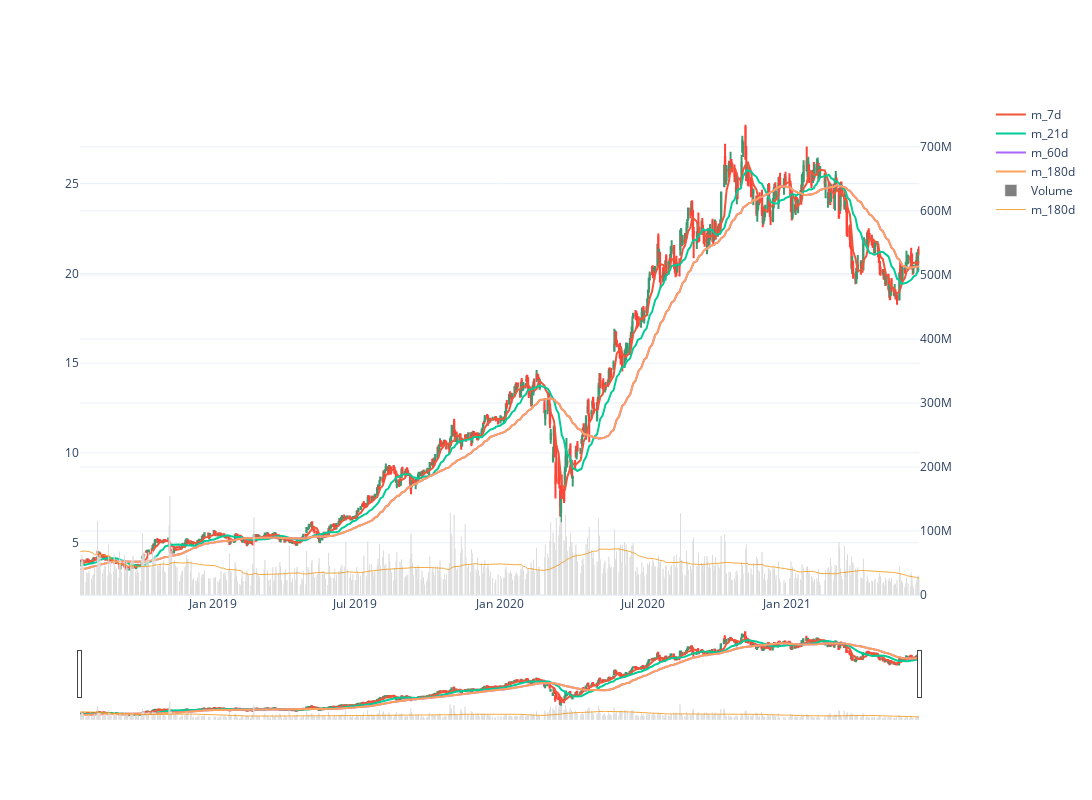

The notebook cell this image was saved under:
### Code cell
plotCandleStick(hist, ticker_code, ['m_7d', 'm_21d', 'm_60d', 'm_180d'])

### Figure 1 — Plotly figure (JSON) as saved in the notebook; plotly's stock layout.template omitted (floating-point values rounded to 4 significant figures; data arrays with more than 128 entries replaced by an {"elided": "..."} marker saying what was removed)
{"data": [{"close": {"elided": "720 float values"}, "high": {"elided": "720 float values"}, "low": {"elided": "720 float values"}, "name": "MGLU3.SA", "open": {"elided": "720 float values"}, "showlegend": false, "type": "candlestick", "x": {"elided": "720 str values"}, "yaxis": "y"}, {"mode": "lines", "name": "m_7d", "type": "scatter", "x": {"elided": "720 str values"}, "y": {"elided": "720 float values"}, "yaxis": "y"}, {"mode": "lines", "name": "m_21d", "type": "scatter", "x": {"elided": "720 str values"}, "y": {"elided": "720 float values"}, "yaxis": "y"}, {"mode": "lines", "name": "m_60d", "type": "scatter", "x": {"elided": "720 str values"}, "y": {"elided": "720 float values"}, "yaxis": "y"}, {"mode": "lines", "name": "m_180d", "type": "scatter", "x": {"elided": "720 str values"}, "y": {"elided": "720 float values"}, "yaxis": "y"}, {"marker": {"color": "gray"}, "name": "Volume", "type": "bar", "x": {"elided": "720 str values"}, "y": {"elided": "720 int values"}, "yaxis": "y2"}, {"line": {"color": "rgb(241,149,18)", "width": 0.8}, "mode": "lines", "name": "m_180d", "type": "scatter", "x": {"elided": "720 str values"}, "y": {"elided": "720 float values"}, "yaxis": "y2"}], "layout": {"height": 800, "width": 1200, "xaxis": {"anchor": "y", "domain": [0, 0.94]}, "yaxis": {"anchor": "x", "domain": [0, 1]}, "yaxis2": {"anchor": "x", "overlaying": "y", "range": [0, 773280000], "side": "right"}}}
